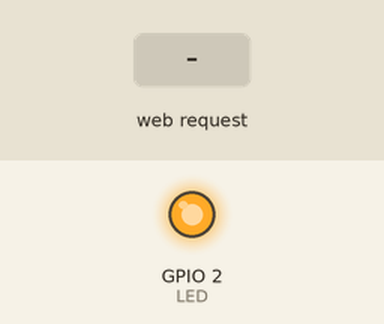
This sketch was run on a simulated ESP8266 (NodeMCU). On the bench: output pins drawn as LEDs (lit = HIGH). Dashed ring = blinking. Inputs (shaded band) come from the test bench. WiFi joins after 1.5 s; servers stay silent unless stated; what the sketch prints to the serial monitor is not drawn.

Above: at 2.7 s.
2.8 s: HTTP request GET /Test received
At 8.7 s:
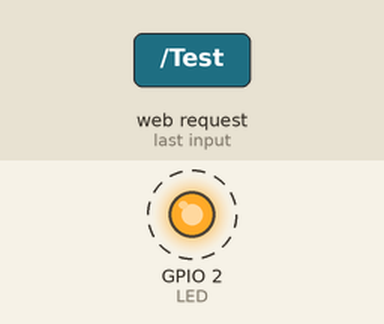
8.8 s: HTTP request GET /ledOn received
At 9.6 s:
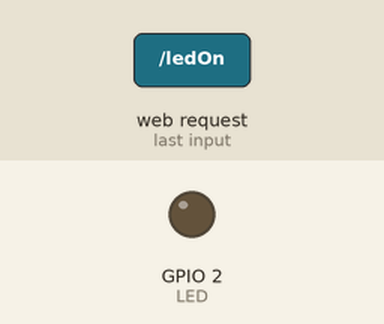
Timing chart, 0 to 11.8 s (numbered marks = the images above; inputs shaded):
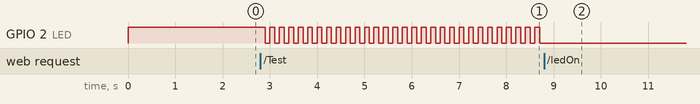

Measured:
- after the input at 2.8 s, GPIO 2 (LED): alternates HIGH for 0.10 s and LOW for 0.10 s, starting after 0.10 s
- after the input at 8.8 s, GPIO 2 (LED): stops changing and stays LOW

The sketch:

sketch_jun06a.ino
```cpp
/*
 * ESP8266 NodeMCU LED Control over WiFi Demo
 *
 * https://circuits4you.com
 */

boolean Test = false;

String WIU = "HALöle31";

#include <ESP8266WiFi.h>
#include <WiFiClient.h>

//ESP Web Server Library to host a web page
#include <ESP8266WebServer.h>

//---------------------------------------------------------------
//Our HTML webpage contents in program memory
const char MAIN_page[] PROGMEM = R"=====(
<!DOCTYPE html>
<html>
<body>
<center>
<h1>WiFi LED on off demo</h1><br>
Ciclk to turn <a href="ledOn">LED ON</a><br>
Ciclk to turn <a href="ledOff">LED OFF</a><br>
Ciclk to Test <a href="Test">Test</a><br>
<hr>
<a href="https://circuits4you.com">circuits4you.com</a>
</center>

</body>
</html>
)=====";

const char LED_on[] PROGMEM = R"=====(
<!DOCTYPE html>
<html>
<body>
<center>
<h1>WiFi LED on off demo</h1><br>
Ciclk to turn <a href="/">Back</a><br>
Ciclk to turn <a href="ledOff">LED OFF</a><br>
Ciclk to Test <a href="Test">Test</a><br>

<hr>
<a href="https://circuits4you.com">circuits4you.com</a>
</center>

</body>
</html>
)=====";
//---------------------------------------------------------------
//On board LED Connected to GPIO2
#define LED 2

//SSID and Password of your WiFi router
const char* ssid = "NodeMCU";
const char* password = "12345678";

//Declare a global object variable from the ESP8266WebServer class.
ESP8266WebServer server(80); //Server on port 80

//===============================================================
// This routine is executed when you open its IP in browser
//===============================================================
void handleRoot() {
 Serial.println("You called root page");
 String s = MAIN_page; //Read HTML contents
 server.send(200, "text/html", s); //Send web page
}

void handleLEDon() {
  Test = false;
 Serial.println("LED on page");
 digitalWrite(LED,LOW); //LED is connected in reverse
// server.send(200, "text/html", "LED is ON"); //Send ADC value only to client ajax request
 String s = MAIN_page; //Read HTML contents
 server.send(200, "text/html", s); //Send web page
}

void handleLEDoff() {
  Test = false;
 Serial.println("LED off page");
 digitalWrite(LED,HIGH); //LED off
String s = MAIN_page; //Read HTML contents
 server.send(200, "text/html", s); //Send web page
}

void handleTest() {
 Serial.println("Test");
 Test = true;

 server.send(200, "text/html", WIU); //Send web page

}
//==============================================================
//                  SETUP
//==============================================================
void setup(void){
  Serial.begin(115200);

  WiFi.begin(ssid, password);     //Connect to your WiFi router
  Serial.println("");

  //Onboard LED port Direction output
  pinMode(LED,OUTPUT);
  //Power on LED state off
  digitalWrite(LED,HIGH);

  // Wait for connection
  while (WiFi.status() != WL_CONNECTED) {
    delay(500);
    Serial.print(".");
  }

  //If connection successful show IP address in serial monitor
  Serial.println("");
  Serial.print("Connected to ");
  Serial.println(ssid);
  Serial.print("IP address: ");
  Serial.println(WiFi.localIP());  //IP address assigned to your ESP

  server.on("/", handleRoot);      //Which routine to handle at root location. This is display page
  server.on("/ledOn", handleLEDon); //as Per  <a href="ledOn">, Subroutine to be called
  server.on("/ledOff", handleLEDoff);
  server.on("/Test", handleTest);

  server.begin();                  //Start server
  Serial.println("HTTP server started");
}
//==============================================================
//                     LOOP
//==============================================================
void loop(void){
  server.handleClient();          //Handle client requests
  if(Test == true){
    digitalWrite(LED,HIGH);
    delay(100);
    digitalWrite(LED,LOW);
    delay(100);
    }
}
```
